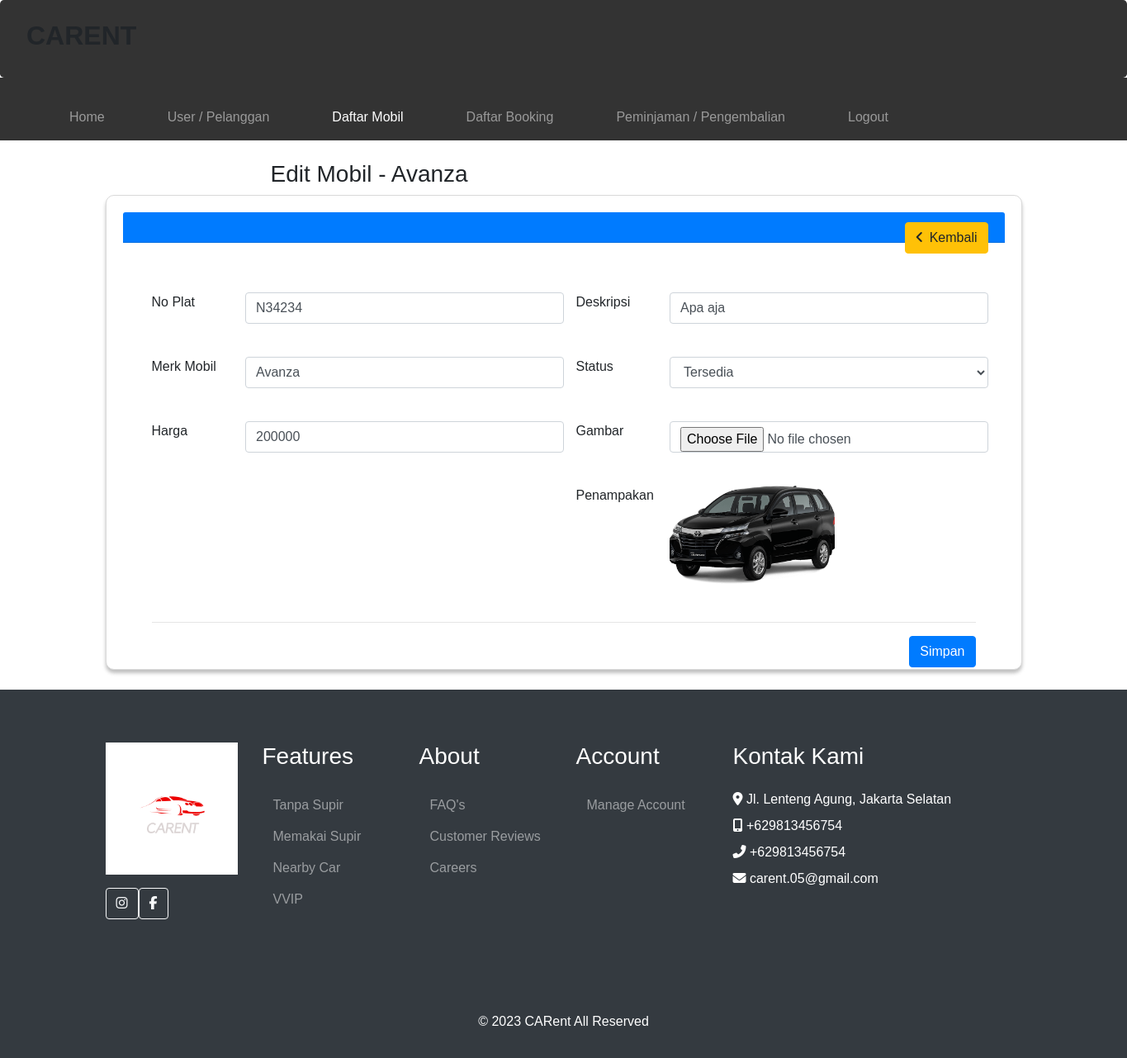
/admin/mobil/edit.php?id=5 (signed in), run on the app's committed database.
### tables this page shows
CREATE TABLE `mobil` (
  `id_mobil` int(11) NOT NULL,
  `no_plat` varchar(255) NOT NULL,
  `merk` varchar(255) NOT NULL,
  `harga` int(255) NOT NULL,
  `deskripsi` varchar(255) NOT NULL,
  `status` varchar(255) NOT NULL,
  `gambar` text NOT NULL,
  `city` varchar(50) DEFAULT NULL,
  `brand_id` int(11) DEFAULT NULL
);

CREATE TABLE `infoweb` (
  `id` int(11) NOT NULL,
  `nama_rental` varchar(255) DEFAULT NULL,
  `telp` varchar(15) DEFAULT NULL,
  `alamat` text DEFAULT NULL,
  `email` varchar(255) DEFAULT NULL,
  `no_rek` text DEFAULT NULL,
  `updated_at` timestamp NOT NULL DEFAULT current_timestamp()
);

### koneksi/koneksi.php (called while the page is built, shortened)
<?php
    $user = 'root';
    $pass = '';
    $koneksi = new PDO("mysql:host=localhost;dbname=codekop_free_rental_mobil", $user, $pass);
    $sql_web = "SELECT * FROM infoweb WHERE id = 1";
    $row_web = $koneksi->prepare($sql_web);
    $row_web->execute();
    $info_web = $row_web->fetch(PDO::FETCH_OBJ);
?>

### admin/mobil/edit.php (the view, shortened to what this page needs)
<?php
    require '../../koneksi/koneksi.php';
    include '../header.php';
    $id = $_GET['id'];
    $sql = "SELECT * FROM mobil WHERE id_mobil =  ?";
    $row = $koneksi->prepare($sql);
    $row->execute(array($id));
    $hasil = $row->fetch();
?>
<!DOCTYPE html>
<html lang="en">
    <head>
    <link rel="stylesheet" href="edit.css">
    <link rel="stylesheet" href="assets/css/bootstrap.css" >
  </head>
  <body>
<br>
<div class="container">
    <h3 class="judul-tabel">Edit Mobil - <?= $hasil['merk'];?></h3>
    <div class="card-edit">
        <div class="card-header text-white bg-primary">
            <h4 class="card-title">
                <div class="float-right">
                <a class="btn btn-warning" href="mobil.php" role="button"><i class="fa-solid fa-angle-left" style="margin-right: 7px;"></i>Kembali</a>
                </div>
            </h4>
        </div>
        <div class="card-body">
            <div class="container">
                <form method="post" action="proses.php?aksi=edit&id=<?= $id;?>" enctype="multipart/form-data">
                    <div class="row">
                        <div class="col-sm-6">
                            <div class="form-group row">
                                <label class="col-sm-3">No Plat</label>
                                <input type="text" class="form-control col-sm-9" value="<?= $hasil['no_plat'];?>" name="no_plat" placeholder="Isi No Plat">
                            </div>
                            <div class="form-group row">
                                <label class="col-sm-3">Merk Mobil</label>
                                <input type="text" class="form-control col-sm-9"  value="<?= $hasil['merk'];?>" name="merk" placeholder="Isi Merk">
                            </div>
                            <div class="form-group row">
                                <label class="col-sm-3">Harga</label>
                                <input type="text" class="form-control col-sm-9"  value="<?= $hasil['harga'];?>" name="harga" placeholder="Isi Harga">
                            </div>
                        </div>
                        <div class="col-sm-6">
                            <div class="form-group row">
                                <label class="col-sm-3">Deskripsi</label>
                                <input type="text" class="form-control col-sm-9"  value="<?= $hasil['deskripsi'];?>" name="deskripsi" placeholder="Isi Deskripsi">
                            </div>
                            <div class="form-group row">
                                <label class="col-sm-3">Status</label>
                                <select class="form-control col-sm-9" name="status">
                                    <option <?php if($hasil['status'] == 'Tersedia'){ echo 'selected';}?>>Tersedia</option>
                                </select>
                            </div>
                            <div class="form-group row">
                                <label class="col-sm-3">Gambar</label>
                                <input type="file" accept="image/*" class="form-control col-sm-9" name="gambar" placeholder="Isi Gambar">
                            </div>
                            <div class="form-group row">
                                <label class="col-sm-3">Penampakan</label>
                                <img src="../../assets/image/<?php echo $hasil['gambar'];?>" class="img-fluid" style="width:200px;">
                            </div>
                        </div>
                    </div>
                    <hr>
                    <div class="float-right">
                        <button class="btn btn-primary" role="button" type="submit">
                            Simpan
                        </button>
                    </div>
                </form>
            </div>
        </div>
    </div>
</div>
<?php  include '../footer.php';?>

### admin/footer.php (shortened to what this page needs)
<div class="footer mt-4 bg-dark text-white pt-3 pb-2">
            <div class="container py-5">
                <div class="row g-5">
                    <div class="col-lg-2 col-md-4">
                        <a href="index.php">
                            <img src="assets/image/2.png" class="img-fluid" alt="Logo CARent">
                        </a>
                        <div class="d-flex pt-2 mx-6 my-2">
                            <a class="btn btn-outline-light btn-social" href=""><i class="fab fa-instagram"></i></a>
                            <a class="btn btn-outline-light btn-social" href=""><i class="fab fa-facebook-f"></i></a>
                        </div>
                    </div>
                    <div class="col-lg-2 col-md-4">
                        <h3 class="text-white mb-4">Features</h3>
                        <a class="btn btn-link text-white-50" href="#">Tanpa Supir</a>
                        <a class="btn btn-link text-white-50" href="#">Memakai Supir</a>
                        <a class="btn btn-link text-white-50" href="#">Nearby Car</a>
                        <a class="btn btn-link text-white-50" href="#">VVIP</a>
                    </div>
                    <div class="col-lg-2 col-md-4">
                        <h3 class="text-white mb-4">About</h3>
                        <a class="btn btn-link text-white-50" href="#">FAQ's</a>
                        <a class="btn btn-link text-white-50" href="#">Customer Reviews</a>
                        <a class="btn btn-link text-white-50" href="#">Careers</a>
                    </div>
                    <div class="col-lg-2 col-md-4">
                        <h3 class="text-white mb-4">Account</h3>
                        <a class="btn btn-link text-white-50" href="#">Manage Account</a>
                    </div>
                    <div class="col-lg-4 col-md-6">
                        <h3 class="text-white mb-4">Kontak Kami</h3>
                        <p class="mb-2"><i class="fa fa-map-marker-alt me-3"></i> Jl. Lenteng Agung, Jakarta Selatan
                        </p>
                        <p class="mb-2"><i class="fa fa-mobile-alt me-3"></i> +629813456754</p>
                        <p class="mb-2"><i class="fa fa-phone-alt me-3"></i> +629813456754</p>
                        <p class="mb-2"><i class="fa fa-envelope me-3"></i> carent.05@gmail.com</p>
                    </div>
                </div>
            </div>
          <div class="footer mt-4 bg-dark text-white pt-3 pb-2">
            <div class="container">
              <p> <center>&copy; <?= date('Y');?> <?= $info_web->nama_rental;?> All Reserved </center></p>
            </div>
          </div>
        </div>
  </body>
</html>

### admin/mobil/edit.css (style rules this page uses)
* { padding: 0; margin: 0; box-sizing: border-box; text-decoration: none; list-style: none; font-family: 'Outfit', sans-serif; }
.card-edit { max-width: 1140px; margin: auto; background: #FFFFFF; border: 1px solid #D9D9D9; box-shadow: 0px 4px 4px rgba(0, 0, 0, 0.25); border-radius: 10px; padding: 20px; }
.form-group { margin-top: 40px; }
.container .judul-tabel { position: relative; left: 200px; }

### data on the page
mobil: merk "Avanza", no_plat "N34234", harga "200000", deskripsi "Apa aja", status "Tersedia", gambar (picture)
infoweb: nama_rental "CARent"
